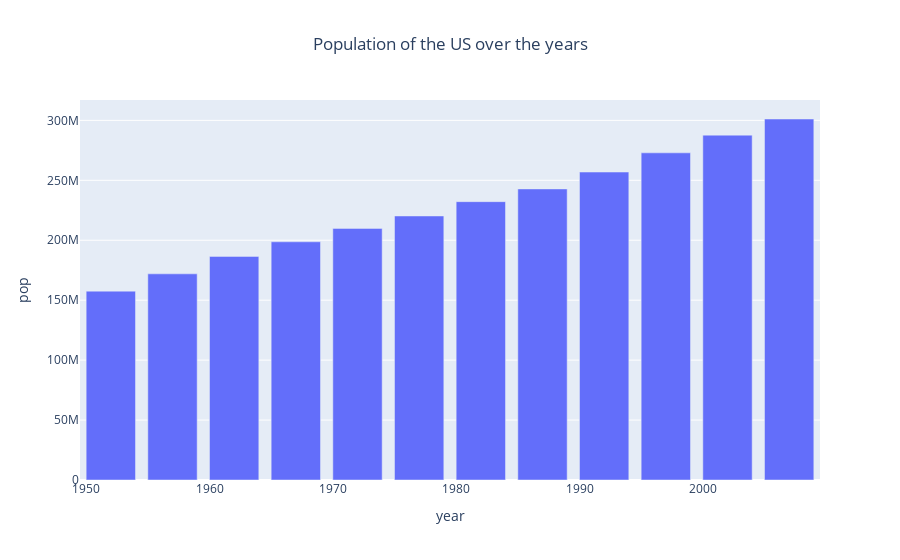

This figure's notebook cell:
### Code cell
bar = px.bar(df, x = 'year', y = 'pop', 
              title = 'Population of the US over the years')

bar.update_layout(title_x = 0.5)

bar.show()

### Figure 1 — Plotly figure (JSON) as saved in the notebook; plotly's stock layout.template omitted (floating-point values rounded to 4 significant figures)
{"data": [{"alignmentgroup": "True", "hovertemplate": "year=%{x}<br>pop=%{y}<extra></extra>", "legendgroup": "", "marker": {"color": "#636efa", "pattern": {"shape": ""}}, "name": "", "offsetgroup": "", "orientation": "v", "showlegend": false, "textposition": "auto", "type": "bar", "x": [1952, 1957, 1962, 1967, 1972, 1977, 1982, 1987, 1992, 1997, 2002, 2007], "xaxis": "x", "y": [157553000, 171984000, 186538000, 198712000, 209896000, 220239000, 232187835, 242803533, 256894189, 272911760, 287675526, 301139947], "yaxis": "y"}], "layout": {"autosize": true, "barmode": "relative", "legend": {"tracegroupgap": 0}, "title": {"text": "Population of the US over the years", "x": 0.5}, "xaxis": {"anchor": "y", "autorange": true, "domain": [0, 1], "range": [1950.0, 2010.0], "title": {"text": "year"}, "type": "linear"}, "yaxis": {"anchor": "x", "autorange": true, "domain": [0, 1], "range": [0, 317000000.0], "title": {"text": "pop"}, "type": "linear"}}}
